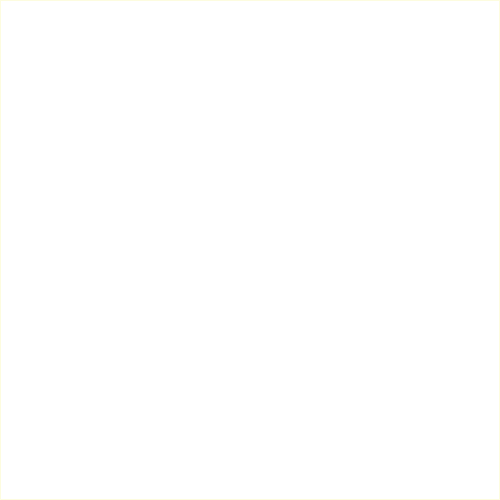
Frame 1 (no input)
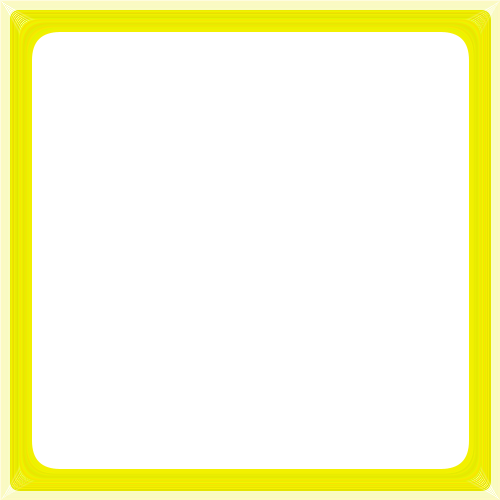
Frame 60 (the mouse pressed at the canvas centre just before this capture)
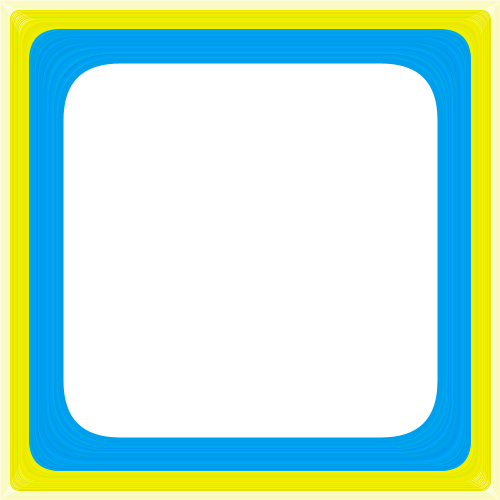
Frame 120 (the mouse held since frame 60 and released just before this capture)

The Processing sketch that drew these frames (run headless with seeded random() and noise(); from frame 60 on, the mouse is pressed at the canvas centre):

// Processing sketch: processing_142900
// ── processing_142900.pde

void setup() {
  size(500, 500);
  smooth();
  background(255);
  frameRate(50);
} 

void draw() {
  noFill();
  stroke(random(225, 250), random(225, 250), 0);
  if (mousePressed) {
    stroke(0, random(150, 175), random(225, 250));
  }
  strokeWeight(frameCount/20);
  rect(frameCount/2, frameCount/2, 500-frameCount, 500-frameCount, frameCount/2);
  if (frameCount > 500) {
    frameCount = 0;
  }
  if (keyPressed) {
    background(255);
  }
}
